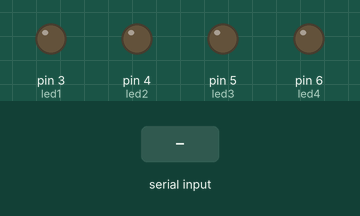
Simulated run of this sketch. Board: Arduino Uno, built with avr-gcc and run on an emulated ATmega328P. On the bench: output pins drawn as LEDs (lit = HIGH). The test bench sets the inputs (shaded band).

Above: at 1.2 s.
1.3 s: "semua mati" received over Serial
At 2.5 s:
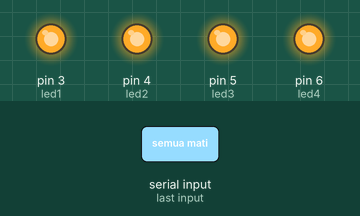
2.9 s: "lampu depan mati" received over Serial
At 4.1 s:
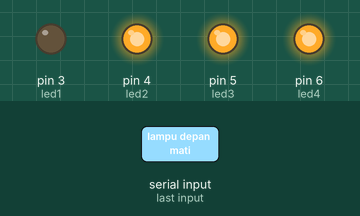
4.6 s: "lampu lima mati" received over Serial
At 5.9 s:
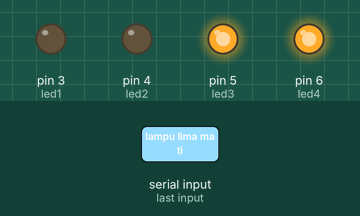
6.3 s: "lampu depan hidup" received over Serial
At 7.3 s:
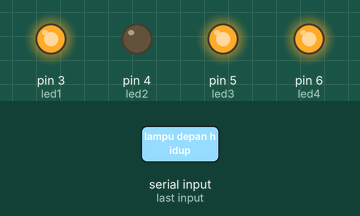
8.1 s: "semua hidup" received over Serial
At 9.4 s:
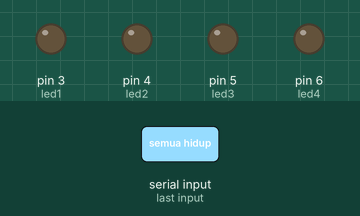
9.7 s: "lampu lima hidup" received over Serial
At 10.4 s:
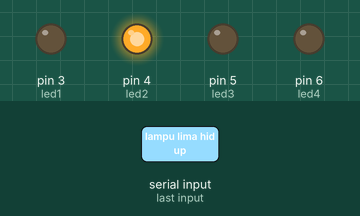
Timing chart, 0 to 12.4 s (numbered marks = the images above; inputs shaded):
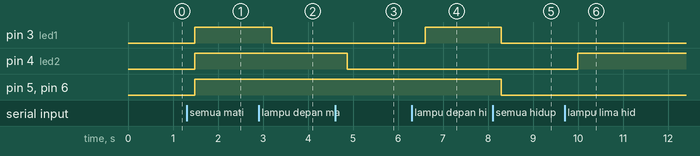

Measured:
- after the input at 1.3 s, pin 3 (led1), pin 4 (led2), pin 5 (led3), pin 6 (led4): LOW → HIGH after 0.18 s
- after the input at 2.9 s, pin 3 (led1): HIGH → LOW after 0.29 s
- after the input at 4.6 s, pin 4 (led2): HIGH → LOW after 0.27 s
- after the input at 6.3 s, pin 3 (led1): LOW → HIGH after 0.31 s
- after the input at 8.1 s, pin 3 (led1), pin 5 (led3), pin 6 (led4): HIGH → LOW after 0.20 s
- after the input at 9.7 s, pin 4 (led2): LOW → HIGH after 0.29 s

The sketch:

voice.ino
```cpp
String voice;
int
led1 = 3, //Connect LED 1 To Pin #3
led2 = 4, //Connect LED 2 To Pin #4
led3 = 5, //Connect LED 3 To pin #5
led4 = 6 //Connect LED 4 To Pin #6
;
//Hahahahahahahahahaha//
void allon(){
digitalWrite(led1, LOW);
digitalWrite(led2, LOW);
digitalWrite(led3, LOW);
digitalWrite(led4, LOW);
}
//wixwixwixwix//
void alloff(){
digitalWrite(led1, HIGH);
digitalWrite(led2, HIGH);
digitalWrite(led3, HIGH);
digitalWrite(led4, HIGH);
}
//ahahahahahah//
void setup(){
 Serial.begin(9600);
 pinMode(led1,OUTPUT);
 pinMode(led2,OUTPUT);
 pinMode(led3,OUTPUT);
 pinMode(led4,OUTPUT);
}
//ihihihihihihih//
void loop(){
while (Serial.available()){ //Cek apakah ada data yang masuk
delay(18); //Jeda waktu 10mS
char c = Serial.read(); //Menampung sata serial yang masuk pada variabel "c"
if (c == '#') {break;} //Keluar dari looping while saat ada karakter #
voice += c; //Menampung karakter yang masuk ke variable voice
}
if (voice.length() >0){
  //Serial.printl(voice);
  //lampu hitam nyala//

 if(voice == "semua hidup") {allon();} //memanggil fungsi all on
 else if(voice == "semua mati") {alloff();} //memanggil fungsi all off
 //matikan setiap led dengan perintah//
 else if(voice == "lampu depan hidup"){digitalWrite(led1, HIGH);}
 else if(voice == "lampu lima hidup"){digitalWrite(led2, HIGH);}
 else if(voice == "lampu tamu hidup"){digitalWrite(led3, HIGH);}
 else if(voice == "lampu samping hidup"){digitalWrite(led4, HIGH);}
 //matikan led dengan perintah//
 else if(voice == "lampu depan mati"){digitalWrite(led1, LOW);}
 else if(voice == "lampu lima mati"){digitalWrite(led2, LOW);}
 else if(voice == "lampu tamu mati"){digitalWrite(led3, LOW);}
 else if(voice == "lampu samping mati"){digitalWrite(led4, LOW);}
 //HAHAHAHA//
 voice="";}} //menghapus data di variable voice
```
